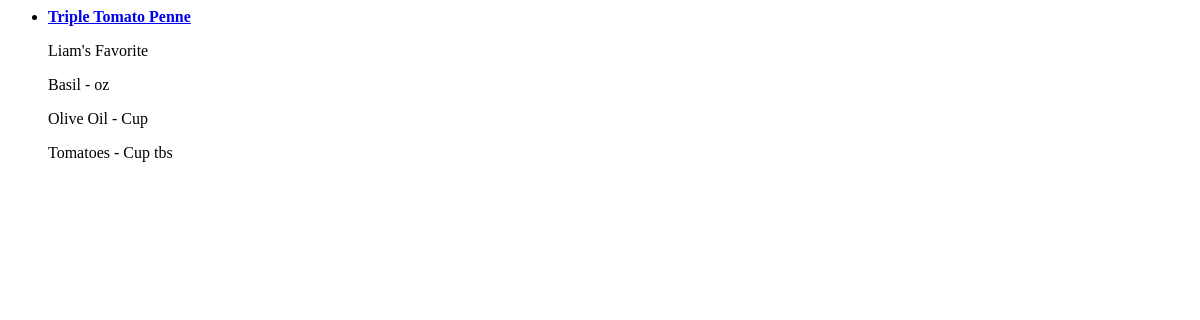
The page /mealplanner/ on the database as committed earlier.
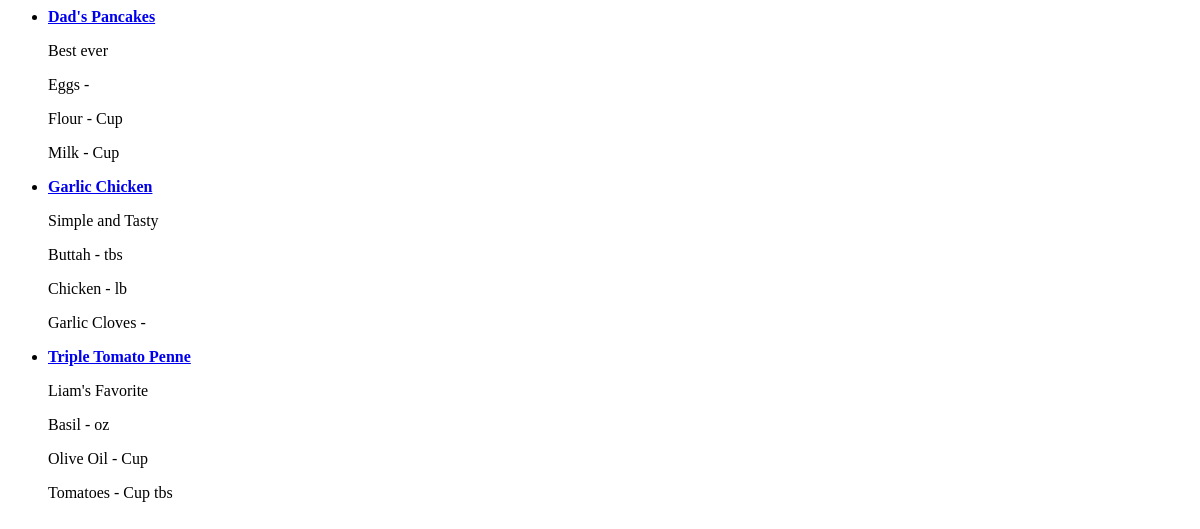
The same page on the database as committed later.
### mealplanner/models.py (models this page shows, shortened)
class Recipe(models.Model):
    name = models.CharField(max_length=100)
    created = models.DateTimeField(auto_now_add = True)
    text = models.CharField(max_length=255)
    class Meta:
        ordering = ('name',)

class Ingredient(models.Model):
    CUP = 'CP'
    TABLESPOON = 'TB'
    TEASPOON = 'TS'
    POUND = 'LB'
    OUNCE = 'OZ'
    FLOUNCE = 'FO'
    NONE = 'NA'
    UNIT_OF_MEASURE_CHOICES = (
        (CUP, 'Cup'),
        (TABLESPOON, 'tbs'),
        (TEASPOON, 'tsp'),
        (POUND, 'lb'),
        (OUNCE, 'oz'),
        (FLOUNCE, 'fl oz'),
        (NONE, 'none'),
    )
    name = models.CharField(max_length=55)
    recipe = models.ForeignKey(Recipe)
    quantity = DecimalFractionField(max_digits=4,
                                    decimal_places=2,
                                    limit_denominator=8,
                                    coerce_thirds=True)
    unitOfMeasure = models.CharField(
        max_length=2,
        choices=UNIT_OF_MEASURE_CHOICES,
        default=CUP,
    )
    quantity_2 = DecimalFractionField(max_digits=4,
                                    decimal_places=2,
                                    limit_denominator=8,
                                    coerce_thirds=True)
    unitOfMeasure_2 = models.CharField(
        max_length=2,
        choices=UNIT_OF_MEASURE_CHOICES,
        default=TABLESPOON,
    )
    class Meta:
        ordering = ('name',)

### mealplanner/views.py (the view)
class RecipeIndex(View):
    def get(self, request, *args, **kwargs):
        q = Recipe.objects.all()
        template_name = 'mealplanner/recipe_index.html'
        return render(request, template_name, {'object_list': q})

### mealplanner/templates/mealplanner/recipe_index.html (shortened to what this page needs)
{% load fractions %}
{% for recipe in object_list %}
<ul>
        <p>
        <li><a href="{% url 'mealplanner:recipe-detail' recipe.pk %}"><strong>{{ recipe.name }}</strong></a></li>
        <p>{{ recipe.text }}</p>
        {% for ingredient in recipe.ingredient_set.all %}
        <p> {{ ingredient.name }}
            - {% display_fraction ingredient.quantity allow_mixed_numbers=True %}
            {% if not ingredient.unitOfMeasure == 'NA' %}
            {{ ingredient.get_unitOfMeasure_display }}
            {% endif %}
            {% if not ingredient.quantity_2 == 0 %}
            {{ ingredient.get_unitOfMeasure_2_display }}
            {% endif %}
        </p>
    {% endfor %}
</ul>
{% endfor %}

Rows that differ between the two databases and show on the page:
added Recipe: name "Dad's Pancakes", text "Best ever"
added Ingredient: name "Eggs", shown under "Dad's Pancakes"
added Ingredient: name "Flour", unitOfMeasure "Cup", shown under "Dad's Pancakes"
added Ingredient: name "Milk", unitOfMeasure "Cup", shown under "Dad's Pancakes"
added Recipe: name "Garlic Chicken", text "Simple and Tasty"
added Ingredient: name "Buttah", unitOfMeasure "tbs", shown under "Garlic Chicken"
added Ingredient: name "Chicken", unitOfMeasure "lb", shown under "Garlic Chicken"
added Ingredient: name "Garlic Cloves", shown under "Garlic Chicken"
